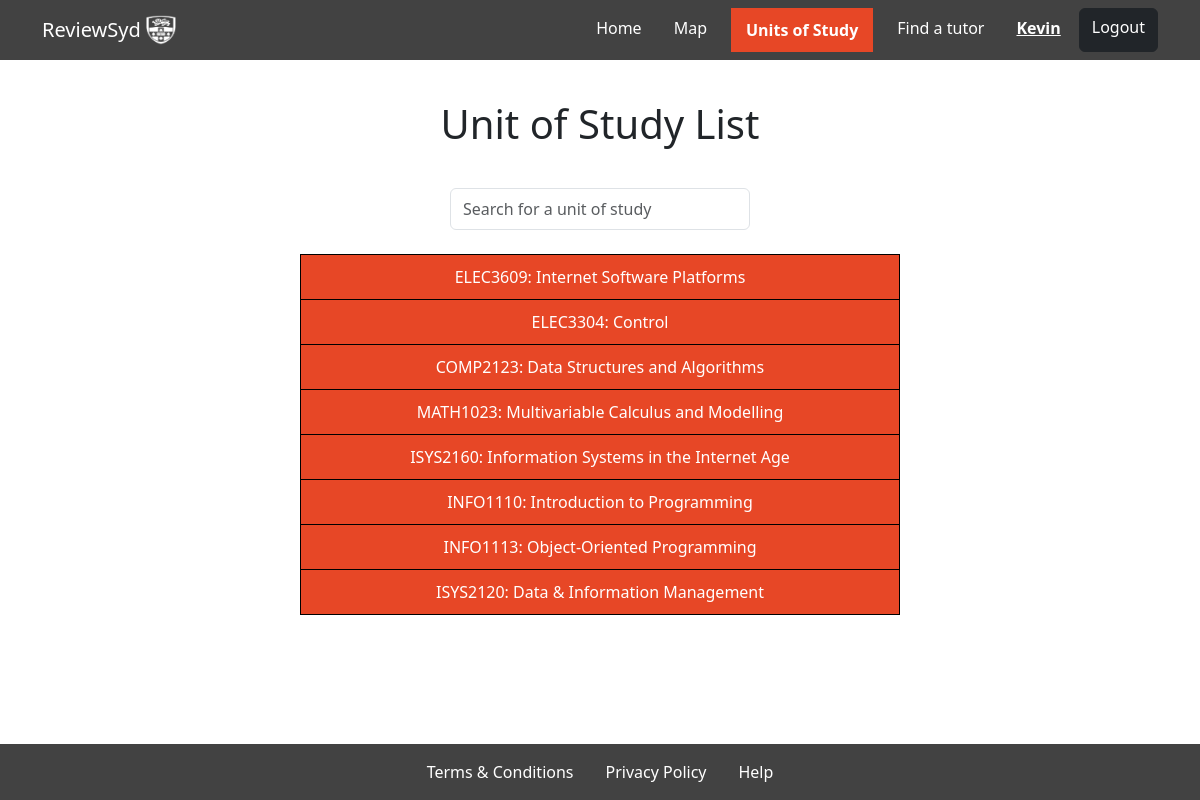
The app's page /UoSList/ (signed in) with its own data.
### myapp/models.py (models this page shows)
class UoS(models.Model):
    code = models.CharField(max_length=255)
    name = models.CharField(max_length=255)

### myapp/views.py (the view)
# urls.py: path("UoSList/", views.UoSList, name="UoSList"),
@login_required
def UoSList(request):
    results=UoS.objects.all()
    return render(request, "UoSList.html", {"UoStudies": results, "navbar": "uos"})

### myapp/templates/UoSList.html (shortened to what this page needs)
{%extends "hf.html"%}{%block title%}Unit of Study List{%endblock%}
{%block content%}
<div class="font-weight-bold h1 pb-3 text-center" style="margin-top: 40px">Unit of Study List</div>
<div class="input-group rounded w-25 mx-auto py-3">
    <input type="search" id="search" class="form-control rounded" style="height: 42px;" placeholder="Search for a unit of study" aria-label="Search" aria-describedby="search-addon" />
</div>
<div id="UoS" class="mx-auto w-50 pt-2 text-center" style="margin-bottom: 80px;">
    {%for UoS in UoStudies%}
        <div>
            <button class="{% if forloop.first %} uos-button {% endif %} w-100" onclick="location.href = '/UoS/{{UoS.name}}/'">
                {{UoS.code}}: {{UoS.name}}
            </button>
        </div>
    {%endfor%}
</div>
{%endblock%}

### myapp/templates/hf.html (shortened to what this page needs)
{% load static %}
<!DOCTYPE html>
<html>
    <head>
        <link rel="stylesheet" href="{% static 'style.css' %}">
        <link href="https://cdn.jsdelivr.net/npm/bootstrap@5.3.2/dist/css/bootstrap.min.css" rel="stylesheet">
    </head>
<body>
    <nav class="navbar navbar-expand-lg navbar-light navbar-custom">
        <div class="container">
            <a class="navbar-brand" href="{% url 'location list' %}">
                ReviewSyd
                <img src="/static/images/logo-white.png" width="30" height="30" class="d-inline-block align-top" alt="">
            </a>
            <div class="collapse navbar-collapse justify-content-end" id="navbarNav">
                <ul class="navbar-nav">
                    <li class="nav-item">
                        <a class="nav-link {% if navbar == 'home' %} active {% endif %} me-3" aria-current="page" href="{% url 'location list' %}">Home</a>
                    </li>
                    <li class="nav-item">
                        <a class="nav-link {% if navbar == 'locationsMap' %} active {% endif %} me-3" aria-current="page" href="{% url 'locationsMap' %}">Map</a>
                    </li>
                    <li class="nav-item">
                        <a class="nav-link {% if navbar == 'uos' %} active {% endif %} me-3" aria-current="page" href="{% url 'UoSList' %}">Units of Study</a>
                    </li>
                    <li class="nav-item">
                        <a class="nav-link {% if navbar == 'tutor' %} active {% endif %} me-3" aria-current="page" href="{% url 'findTutor' %}">Find a tutor</a>
                    </li>
                    {% if user.is_authenticated %}
                        <li class="nav-item">
                            <a href="{% url 'accountSettings' %}" class="nav-link nav-name" style="color: white; text-decoration: underline; margin-right: 10px;">{{ user.first_name }}</a>
                        </li>
                    {% endif %}
                    {% if not user.is_authenticated %}
                        <a href="{% url 'login_view' %}" class="btn btn-primary rounded-2">Login</a>
                    {% else %}
                        <a href="{% url 'logout_view' %}" class="btn btn-dark rounded-2">Logout</a>
                    {% endif %}
                </ul>
            </div>
        </div>
    </nav>
    <div>
        {% block content %}
        {% endblock content %}
    </div>
    <nav class="navbar navbar-expand-lg navbar-light navbar-custom fixed-bottom" id="botNavbar">
        <div class="container-fluid justify-content-center" id="botNavbar">
            <ul class="navbar-nav">
                <li class="nav-item">
                    <a class="nav-link me-3" href="{% url 'terms and conditions' %}">Terms & Conditions</a>
                </li>
                <li class="nav-item">
                    <a class="nav-link me-3" href="{% url 'privacy' %}">Privacy Policy</a>
                </li>
                <li class="nav-item">
                    <a class="nav-link" href="{% url 'help' %}">Help</a>
                </li>
            </ul>
        </div>
    </nav>
</body>
</body>
</html>

### myapp/templates/hf.html (style rules this page uses)
.navbar-custom { background-color: #424242; }
.navbar-custom .navbar-brand, .navbar-custom .navbar-text, .navbar-custom .navbar-nav .nav-link { color: white; }
.navbar-custom .navbar-nav .nav-link.active { background-color: #E74726; font-weight: bold; padding: 10px 15px; }
.nav-name { background-color: #424242; font-weight: bold; padding: 10px 15px; position: relative; top: -2px; }

### myapp/templates/UoSList.html (style rules this page uses)
button { border: 1px solid #000; border-top: none; padding: 10px; background-color: #E74726; color: #fff; }
button.uos-button { border-top: 1px solid #000; }

### records on screen
UoS: code "ELEC3609", name "Internet Software Platforms"
UoS: code "ELEC3304", name "Control"
UoS: code "COMP2123", name "Data Structures and Algorithms"
UoS: code "MATH1023", name "Multivariable Calculus and Modelling"
UoS: code "ISYS2160", name "Information Systems in the Internet Age"
UoS: code "INFO1110", name "Introduction to Programming"
UoS: code "INFO1113", name "Object-Oriented Programming"
UoS: code "ISYS2120", name "Data & Information Management"

### other values on screen
{{ user.first_name }} "Kevin"
